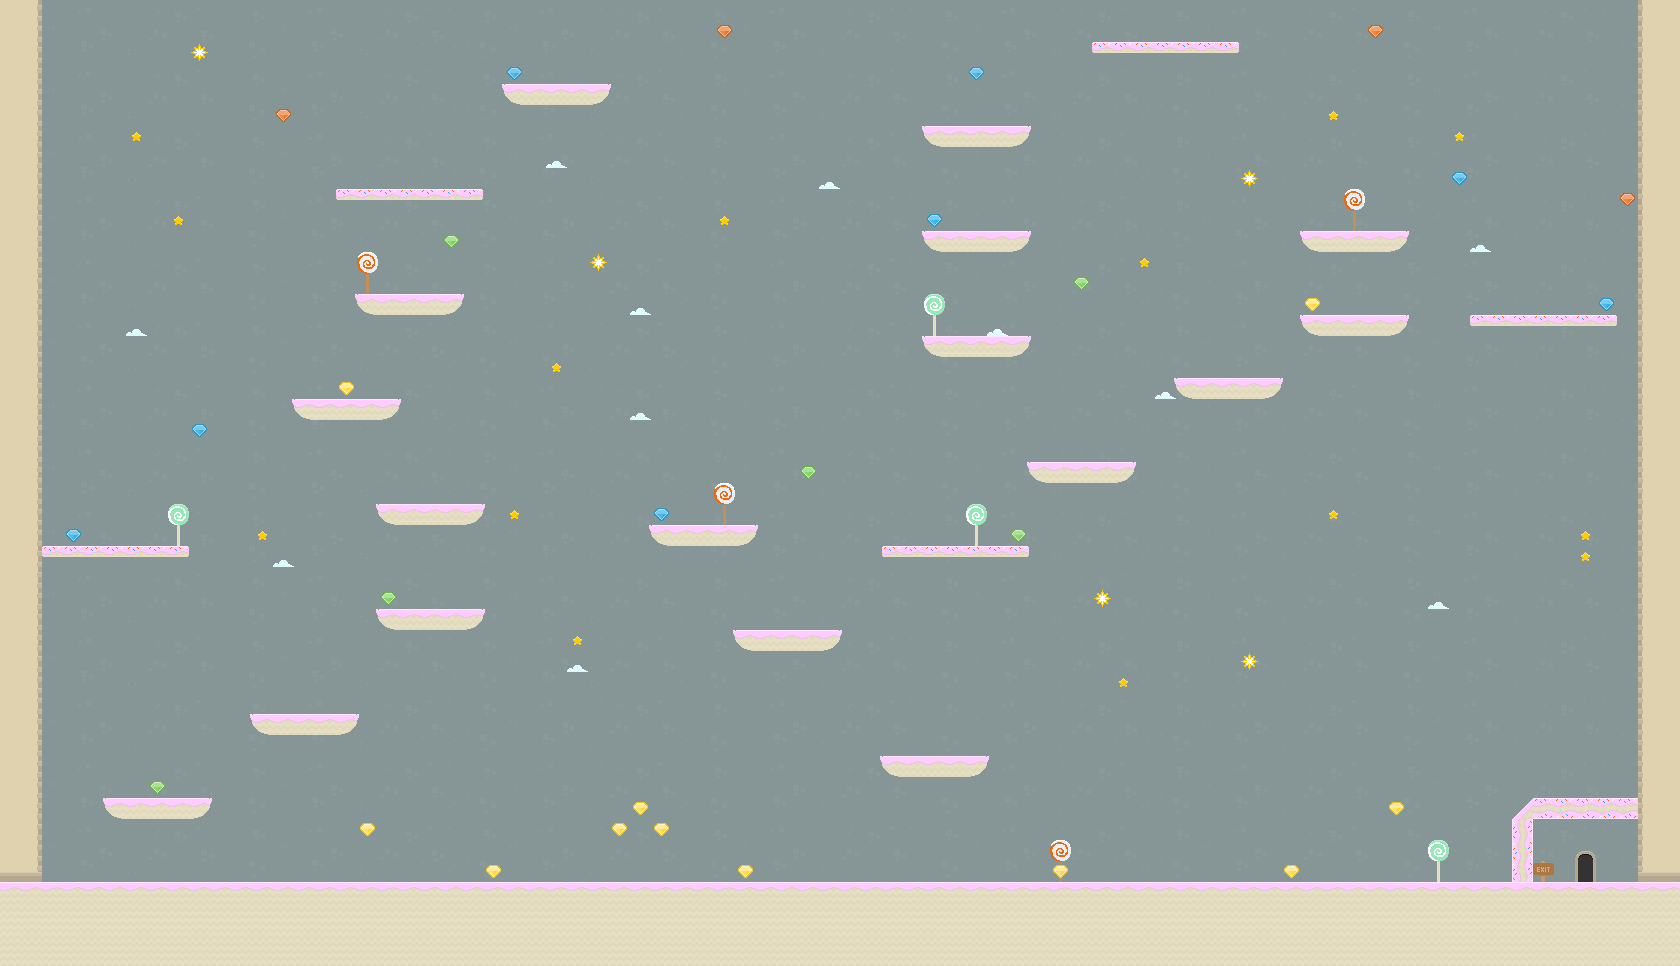

A level layout from a 2D game, rendered from its tile map. Below: a short description, then the map file with tile-grid data replaced by summaries:
An orthogonal 80x46 tile map with 21x21 px tiles, 10 tile layers (bg, clouds, Tile Layer 1, platform, ...), 3 tilesets.

<map version="1.0" orientation="orthogonal" renderorder="right-down" width="80" height="46" tilewidth="21" tileheight="21">
 <tileset firstgid="1" name="tilemap" tilewidth="21" tileheight="21" spacing="2" margin="2">
  <image source="tilemap.png" width="692" height="692" />
 </tileset>
 <tileset firstgid="901" name="backgrounds" tilewidth="21" tileheight="21" margin="2">
  <image source="backgrounds.png" width="231" height="189" />
 </tileset>
 <tileset firstgid="981" name="backgrounds" tilewidth="21" tileheight="21">
  <image source="backgrounds.png" width="231" height="189" />
 </tileset>
 <layer name="bg" width="80" height="46">
  <data>[3680 cells, 3680 non-empty, 33 distinct tile ids]</data>
 </layer>
 <layer name="clouds" width="80" height="46">
  <data>[3680 cells, 31 non-empty, 3 distinct tile ids]</data>
 </layer>
 <layer name="Tile Layer 1" width="80" height="46">
  <data>[3680 cells, 488 non-empty, 8 distinct tile ids]</data>
 </layer>
 <layer name="platform" width="80" height="46">
  <data>[3680 cells, 154 non-empty, 8 distinct tile ids]</data>
 </layer>
 <layer name="accessories" width="80" height="46">
  <data>[3680 cells, 17 non-empty, 5 distinct tile ids]</data>
 </layer>
 <layer name="rewards" width="80" height="46">
  <data>[3680 cells, 29 non-empty, 4 distinct tile ids]</data>
 </layer>
 <layer name="exit" width="80" height="46">
  <data>[3680 cells, 2 non-empty, 2 distinct tile ids]</data>
 </layer>
 <layer name="trap" width="80" height="46">
  <data>[3680 cells, 9 non-empty, 2 distinct tile ids]</data>
 </layer>
 <layer name="trap2" width="80" height="46">
  <data>[3680 cells, 8 non-empty, 1 distinct tile ids]</data>
 </layer>
 <layer name="enemies" width="80" height="46">
  <data>[3680 cells, 0 non-empty, 0 distinct tile ids]</data>
 </layer>
</map>
